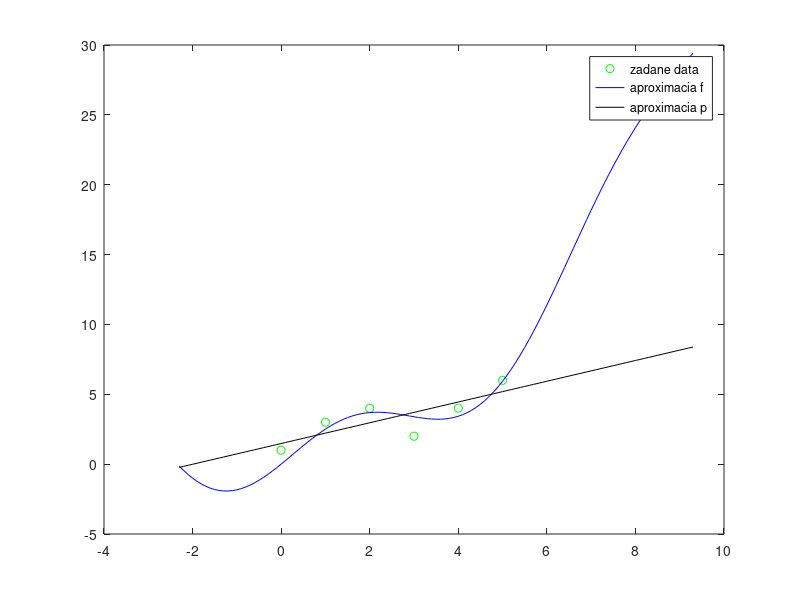

Here is the MATLAB script that generated this plot:
% 2021.12.07
% Metóda najmenších štvorcov
% Jakub Daxner

% https://lms.umb.sk/pluginfile.php/168348/mod_resource/content/1/NumMatMatlab.pdf#section.9.2

% Prípad a // Lineaárna aproximácia

% Hodnoty
%x=[-2.3 -1.3 0.6 1.5 2.8 3.3 4.6 5.9 7.8 9.3];
%y=[-51 -15 8 31 -47 -11 -101 -110 -223 -307];

x = [0 1 2 3 4 5]
y = [1 3 4 2 4 6]

% Definicia funkcií
f1=@(x)sin(x);
f2=@(x)x.^2;

% Pre výpočet potrebujeme maticu Ga sústavy normálnich rovníc
% s vektorom pravej strany da
Ga=[sum(f1(x).^2) sum(f1(x).*f2(x));sum(f2(x).*f1(x)) sum(f2(x).^2)]
da=[sum(f1(x).*y);sum(f2(x).*y)]

%Sústavu rovníc vyriešime metodou v Octave
c=Ga\da


% Prípad b // BEST FIT LINE

%Definicia funkcií
p1=@(x)x.^0;
p2=@(x)x;

% Pre výpočet potrebujeme maticu Ga sústavy normálnich rovníc
% s vektorom pravej strany da
Gb=[sum(p1(x).^2) sum(p1(x).*p2(x));sum(p2(x).*p1(x)) sum(p2(x).^2)]
db=[sum(p1(x).*y);sum(p2(x).*y)]

%Sústavu rovníc vyriešime metodou v Octave
d=Gb\db


% Porovnanie aproximacií
f=@(x)c(1)*f1(x)+c(2)*f2(x);
p=@(x)d(1)*p1(x)+d(2)*p2(x);

% Výpočet pre f a p
sum((f(x)-y).^2)
sum((p(x)-y).^2)

%Graph
x1 = -2.3:0.1:9.3;
plot(x, y, 'go', x1, f(x1), 'b-', x1, p(x1), 'k-')      % "go" = zelené body
legend('zadane data', 'aproximacia f', 'aproximacia p') % Legenda